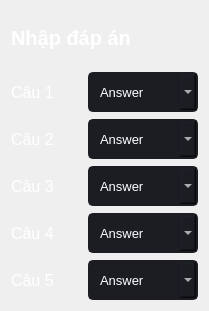
             <widget class="QWidget" name="layoutWidget">
              <property name="geometry">
               <rect>
                <x>0</x>
                <y>68</y>
                <width>193</width>
                <height>311</height>
               </rect>
              </property>
              <layout class="QVBoxLayout" name="verticalLayout_8">
               <property name="spacing">
                <number>7</number>
               </property>
               <item>
                <widget class="QLabel" name="label_18">
                 <property name="palette">
                  <palette>
                   <active>
                    <colorrole role="WindowText">
                     <brush brushstyle="SolidPattern">
                      <color alpha="255">
                       <red>255</red>
                       <green>255</green>
                       <blue>255</blue>
                      </color>
                     </brush>
                    </colorrole>
                    <colorrole role="Button">
                     <brush brushstyle="SolidPattern">
                      <color alpha="255">
                       <red>45</red>
                       <green>45</green>
                       <blue>45</blue>
                      </color>
                     </brush>
                    </colorrole>
                    <colorrole role="Text">
                     <brush brushstyle="SolidPattern">
                      <color alpha="255">
                       <red>255</red>
                       <green>255</green>
                       <blue>255</blue>
                      </color>
                     </brush>
                    </colorrole>
                    <colorrole role="ButtonText">
                     <brush brushstyle="SolidPattern">
                      <color alpha="255">
                       <red>255</red>
                       <green>255</green>
                       <blue>255</blue>
                      </color>
                     </brush>
                    </colorrole>
                    <colorrole role="Base">
                     <brush brushstyle="SolidPattern">
                      <color alpha="255">
                       <red>45</red>
                       <green>45</green>
                       <blue>45</blue>
                      </color>
                     </brush>
                    </colorrole>
                    <colorrole role="Window">
                     <brush brushstyle="SolidPattern">
                      <color alpha="255">
                       <red>45</red>
                       <green>45</green>
                       <blue>45</blue>
                      </color>
                     </brush>
                    </colorrole>
                   </active>
                   <inactive>
                    <colorrole role="WindowText">
                     <brush brushstyle="SolidPattern">
                      <color alpha="255">
                       <red>255</red>
                       <green>255</green>
                       <blue>255</blue>
                      </color>
                     </brush>
                    </colorrole>
                    <colorrole role="Button">
                     <brush brushstyle="SolidPattern">
                      <color alpha="255">
                       <red>45</red>
                       <green>45</green>
                       <blue>45</blue>
                      </color>
                     </brush>
                    </colorrole>
                    <colorrole role="Text">
                     <brush brushstyle="SolidPattern">
                      <color alpha="255">
                       <red>255</red>
                       <green>255</green>
                       <blue>255</blue>
                      </color>
                     </brush>
                    </colorrole>
                    <colorrole role="ButtonText">
                     <brush brushstyle="SolidPattern">
                      <color alpha="255">
                       <red>255</red>
                       <green>255</green>
                       <blue>255</blue>
                      </color>
                     </brush>
                    </colorrole>
                    <colorrole role="Base">
                     <brush brushstyle="SolidPattern">
                      <color alpha="255">
                       <red>45</red>
                       <green>45</green>
                       <blue>45</blue>
                      </color>
                     </brush>
                    </colorrole>
                    <colorrole role="Window">
                     <brush brushstyle="SolidPattern">
                      <color alpha="255">
                       <red>45</red>
                       <green>45</green>
                       <blue>45</blue>
                      </color>
                     </brush>
                    </colorrole>
                   </inactive>
                   <disabled>
                    <colorrole role="WindowText">
                     <brush brushstyle="SolidPattern">
                      <color alpha="255">
                       <red>255</red>
                       <green>255</green>
                       <blue>255</blue>
                      </color>
                     </brush>
                    </colorrole>
                    <colorrole role="Button">
                     <brush brushstyle="SolidPattern">
                      <color alpha="255">
                       <red>45</red>
                       <green>45</green>
                       <blue>45</blue>
                      </color>
                     </brush>
                    </colorrole>
                    <colorrole role="Text">
                     <brush brushstyle="SolidPattern">
                      <color alpha="255">
                       <red>255</red>
                       <green>255</green>
                       <blue>255</blue>
                      </color>
                     </brush>
                    </colorrole>
                    <colorrole role="ButtonText">
                     <brush brushstyle="SolidPattern">
                      <color alpha="255">
                       <red>255</red>
                       <green>255</green>
                       <blue>255</blue>
                      </color>
                     </brush>
                    </colorrole>
                    <colorrole role="Base">
                     <brush brushstyle="SolidPattern">
                      <color alpha="255">
                       <red>45</red>
                       <green>45</green>
                       <blue>45</blue>
                      </color>
                     </brush>
                    </colorrole>
                    <colorrole role="Window">
                     <brush brushstyle="SolidPattern">
                      <color alpha="255">
                       <red>45</red>
                       <green>45</green>
                       <blue>45</blue>
                      </color>
                     </brush>
                    </colorrole>
                   </disabled>
                  </palette>
                 </property>
                 <property name="font">
                  <font>
                   <pointsize>15</pointsize>
                   <weight>75</weight>
                   <bold>true</bold>
                  </font>
                 </property>
                 <property name="styleSheet">
                  <string notr="true">color: rgb(255, 255, 255);</string>
                 </property>
                 <property name="text">
                  <string>Nhập đáp án</string>
                 </property>
                </widget>
               </item>
               <item>
                <layout class="QVBoxLayout" name="verticalLayout_6">
                 <item>
                  <layout class="QHBoxLayout" name="horizontalLayout">
                   <item>
                    <widget class="QLabel" name="label_13">
                     <property name="minimumSize">
                      <size>
                       <width>70</width>
                       <height>30</height>
                      </size>
                     </property>
                     <property name="maximumSize">
                      <size>
                       <width>70</width>
                       <height>30</height>
                      </size>
                     </property>
                     <property name="font">
                      <font>
                       <pointsize>12</pointsize>
                      </font>
                     </property>
                     <property name="mouseTracking">
                      <bool>false</bool>
                     </property>
                     <property name="contextMenuPolicy">
                      <enum>Qt::DefaultContextMenu</enum>
                     </property>
                     <property name="styleSheet">
                      <string notr="true">color: rgb(255, 255, 255);</string>
                     </property>
                     <property name="text">
                      <string>Câu 1</string>
                     </property>
                     <property name="alignment">
                      <set>Qt::AlignLeading|Qt::AlignLeft|Qt::AlignVCenter</set>
                     </property>
                    </widget>
                   </item>
                   <item>
                    <widget class="QComboBox" name="answer1">
                     <property name="minimumSize">
                      <size>
                       <width>110</width>
                       <height>40</height>
                      </size>
                     </property>
                     <property name="font">
                      <font>
                       <family>Segoe UI</family>
                       <pointsize>10</pointsize>
                      </font>
                     </property>
                     <property name="styleSheet">
                      <string notr="true">QComboBox{
	background-color: rgb(27, 29, 35);
	border-radius: 5px;
	border: 2px solid rgb(27, 29, 35);
	padding: 5px;
	padding-left: 10px;
	
	color: rgb(255, 255, 255);
}
QComboBox:hover{
	border: 2px solid rgb(64, 71, 88);
}
QComboBox QAbstractItemView {
	color: rgb(255, 255, 255);	
	background-color: rgb(52, 59, 72);
	padding: 10px;
	selection-background-color: rgb(52, 59, 72);
}
QComboBox::drop-down {
	subcontrol-origin: padding;
	subcontrol-position: top right;
	width: 25px; 
	border-left-width: 3px;
	border-left-color: rgba(39, 44, 54, 150);
	border-left-style: solid;
	border-top-right-radius: 3px;
	border-bottom-right-radius: 3px;	
	background-image: url(:/16x16/icons/16x16/cil-arrow-bottom.png);
	background-position: center;
	background-repeat: no-reperat;
 }</string>
                     </property>
                     <item>
                      <property name="text">
                       <string>Answer</string>
                      </property>
                     </item>
                     <item>
                      <property name="text">
                       <string>A</string>
                      </property>
                     </item>
                     <item>
                      <property name="text">
                       <string>B</string>
                      </property>
                     </item>
                     <item>
                      <property name="text">
                       <string>C</string>
                      </property>
                     </item>
                     <item>
                      <property name="text">
                       <string>D</string>
                      </property>
                     </item>
                     <item>
                      <property name="text">
                       <string>E</string>
                      </property>
                     </item>
                    </widget>
                   </item>
                  </layout>
                 </item>
                 <item>
                  <layout class="QHBoxLayout" name="horizontalLayout_4">
                   <item>
                    <widget class="QLabel" name="label_14">
                     <property name="minimumSize">
                      <size>
                       <width>70</width>
                       <height>30</height>
                      </size>
                     </property>
                     <property name="maximumSize">
                      <size>
                       <width>70</width>
                       <height>30</height>
                      </size>
                     </property>
                     <property name="font">
                      <font>
                       <pointsize>12</pointsize>
                      </font>
                     </property>
                     <property name="mouseTracking">
                      <bool>false</bool>
                     </property>
                     <property name="contextMenuPolicy">
                      <enum>Qt::DefaultContextMenu</enum>
                     </property>
                     <property name="styleSheet">
                      <string notr="true">color: rgb(255, 255, 255);</string>
                     </property>
                     <property name="text">
                      <string>Câu 2</string>
                     </property>
                     <property name="alignment">
                      <set>Qt::AlignLeading|Qt::AlignLeft|Qt::AlignVCenter</set>
                     </property>
                    </widget>
                   </item>
                   <item>
                    <widget class="QComboBox" name="answer2">
                     <property name="minimumSize">
                      <size>
                       <width>110</width>
                       <height>40</height>
                      </size>
                     </property>
                     <property name="font">
                      <font>
                       <family>Segoe UI</family>
                       <pointsize>10</pointsize>
                      </font>
                     </property>
                     <property name="styleSheet">
                      <string notr="true">QComboBox{
	background-color: rgb(27, 29, 35);
	border-radius: 5px;
	border: 2px solid rgb(27, 29, 35);
	padding: 5px;
	padding-left: 10px;
	
	color: rgb(255, 255, 255);
}
QComboBox:hover{
	border: 2px solid rgb(64, 71, 88);
}
QComboBox QAbstractItemView {
	color: rgb(255, 255, 255);	
	background-color: rgb(52, 59, 72);
	padding: 10px;
	selection-background-color: rgb(52, 59, 72);
}
QComboBox::drop-down {
	subcontrol-origin: padding;
	subcontrol-position: top right;
	width: 25px; 
	border-left-width: 3px;
	border-left-color: rgba(39, 44, 54, 150);
	border-left-style: solid;
	border-top-right-radius: 3px;
	border-bottom-right-radius: 3px;	
	background-image: url(:/16x16/icons/16x16/cil-arrow-bottom.png);
	background-position: center;
	background-repeat: no-reperat;
 }</string>
                     </property>
                     <item>
                      <property name="text">
                       <string>Answer</string>
                      </property>
                     </item>
                     <item>
                      <property name="text">
                       <string>A</string>
                      </property>
                     </item>
                     <item>
                      <property name="text">
                       <string>B</string>
                      </property>
                     </item>
                     <item>
                      <property name="text">
                       <string>C</string>
                      </property>
                     </item>
                     <item>
                      <property name="text">
                       <string>D</string>
                      </property>
                     </item>
                     <item>
                      <property name="text">
                       <string>E</string>
                      </property>
                     </item>
                    </widget>
                   </item>
                  </layout>
                 </item>
                 <item>
                  <layout class="QHBoxLayout" name="horizontalLayout_5">
                   <item>
                    <widget class="QLabel" name="label_15">
                     <property name="minimumSize">
                      <size>
                       <width>70</width>
                       <height>30</height>
                      </size>
                     </property>
                     <property name="maximumSize">
                      <size>
                       <width>70</width>
                       <height>30</height>
                      </size>
                     </property>
                     <property name="font">
                      <font>
                       <pointsize>12</pointsize>
                      </font>
                     </property>
                     <property name="mouseTracking">
                      <bool>false</bool>
                     </property>
                     <property name="contextMenuPolicy">
                      <enum>Qt::DefaultContextMenu</enum>
                     </property>
                     <property name="styleSheet">
                      <string notr="true">color: rgb(255, 255, 255);</string>
                     </property>
                     <property name="text">
                      <string>Câu 3</string>
                     </property>
                     <property name="alignment">
                      <set>Qt::AlignLeading|Qt::AlignLeft|Qt::AlignVCenter</set>
                     </property>
                    </widget>
                   </item>
                   <item>
                    <widget class="QComboBox" name="answer3">
                     <property name="minimumSize">
                      <size>
                       <width>110</width>
                       <height>40</height>
                      </size>
                     </property>
                     <property name="font">
                      <font>
                       <family>Segoe UI</family>
                       <pointsize>10</pointsize>
                      </font>
                     </property>
                     <property name="styleSheet">
                      <string notr="true">QComboBox{
	background-color: rgb(27, 29, 35);
	border-radius: 5px;
	border: 2px solid rgb(27, 29, 35);
	padding: 5px;
	padding-left: 10px;
	
	color: rgb(255, 255, 255);
}
QComboBox:hover{
	border: 2px solid rgb(64, 71, 88);
}
QComboBox QAbstractItemView {
	color: rgb(255, 255, 255);	
	background-color: rgb(52, 59, 72);
	padding: 10px;
	selection-background-color: rgb(52, 59, 72);
}
QComboBox::drop-down {
	subcontrol-origin: padding;
	subcontrol-position: top right;
	width: 25px; 
	border-left-width: 3px;
	border-left-color: rgba(39, 44, 54, 150);
	border-left-style: solid;
	border-top-right-radius: 3px;
	border-bottom-right-radius: 3px;	
	background-image: url(:/16x16/icons/16x16/cil-arrow-bottom.png);
	background-position: center;
	background-repeat: no-reperat;
 }</string>
                     </property>
                     <item>
                      <property name="text">
                       <string>Answer</string>
                      </property>
                     </item>
                     <item>
                      <property name="text">
                       <string>A</string>
                      </property>
                     </item>
                     <item>
                      <property name="text">
                       <string>B</string>
                      </property>
                     </item>
                     <item>
                      <property name="text">
                       <string>C</string>
                      </property>
                     </item>
                     <item>
                      <property name="text">
                       <string>D</string>
                      </property>
                     </item>
                     <item>
                      <property name="text">
                       <string>E</string>
                      </property>
                     </item>
                    </widget>
                   </item>
                  </layout>
                 </item>
                 <item>
                  <layout class="QHBoxLayout" name="horizontalLayout_6">
                   <item>
                    <widget class="QLabel" name="label_16">
                     <property name="minimumSize">
                      <size>
                       <width>70</width>
                       <height>30</height>
                      </size>
                     </property>
                     <property name="maximumSize">
                      <size>
                       <width>70</width>
                       <height>30</height>
                      </size>
                     </property>
                     <property name="font">
                      <font>
                       <pointsize>12</pointsize>
                      </font>
                     </property>
                     <property name="mouseTracking">
                      <bool>false</bool>
                     </property>
                     <property name="contextMenuPolicy">
                      <enum>Qt::DefaultContextMenu</enum>
                     </property>
                     <property name="styleSheet">
                      <string notr="true">color: rgb(255, 255, 255);</string>
                     </property>
                     <property name="text">
                      <string>Câu 4</string>
                     </property>
                     <property name="alignment">
                      <set>Qt::AlignLeading|Qt::AlignLeft|Qt::AlignVCenter</set>
                     </property>
                    </widget>
                   </item>
                   <item>
                    <widget class="QComboBox" name="answer4">
                     <property name="minimumSize">
                      <size>
                       <width>110</width>
                       <height>40</height>
                      </size>
                     </property>
                     <property name="font">
                      <font>
                       <family>Segoe UI</family>
                       <pointsize>10</pointsize>
                      </font>
                     </property>
                     <property name="styleSheet">
                      <string notr="true">QComboBox{
	background-color: rgb(27, 29, 35);
	border-radius: 5px;
	border: 2px solid rgb(27, 29, 35);
	padding: 5px;
	padding-left: 10px;
	
	color: rgb(255, 255, 255);
}
QComboBox:hover{
	border: 2px solid rgb(64, 71, 88);
}
QComboBox QAbstractItemView {
	color: rgb(255, 255, 255);	
	background-color: rgb(52, 59, 72);
	padding: 10px;
	selection-background-color: rgb(52, 59, 72);
}
QComboBox::drop-down {
	subcontrol-origin: padding;
	subcontrol-position: top right;
	width: 25px; 
	border-left-width: 3px;
	border-left-color: rgba(39, 44, 54, 150);
	border-left-style: solid;
	border-top-right-radius: 3px;
	border-bottom-right-radius: 3px;	
	background-image: url(:/16x16/icons/16x16/cil-arrow-bottom.png);
	background-position: center;
	background-repeat: no-reperat;
 }</string>
                     </property>
                     <item>
                      <property name="text">
                       <string>Answer</string>
                      </property>
                     </item>
                     <item>
                      <property name="text">
                       <string>A</string>
                      </property>
                     </item>
                     <item>
                      <property name="text">
                       <string>B</string>
                      </property>
                     </item>
                     <item>
                      <property name="text">
                       <string>C</string>
                      </property>
                     </item>
                     <item>
                      <property name="text">
                       <string>D</string>
                      </property>
                     </item>
                     <item>
                      <property name="text">
                       <string>E</string>
                      </property>
                     </item>
                    </widget>
                   </item>
                  </layout>
                 </item>
                 <item>
                  <layout class="QHBoxLayout" name="horizontalLayout_7">
                   <item>
                    <widget class="QLabel" name="label_17">
                     <property name="minimumSize">
                      <size>
                       <width>70</width>
                       <height>30</height>
                      </size>
                     </property>
                     <property name="maximumSize">
                      <size>
                       <width>70</width>
                       <height>30</height>
                      </size>
                     </property>
                     <property name="font">
                      <font>
                       <pointsize>12</pointsize>
                      </font>
                     </property>
                     <property name="mouseTracking">
                      <bool>false</bool>
                     </property>
                     <property name="contextMenuPolicy">
                      <enum>Qt::DefaultContextMenu</enum>
                     </property>
                     <property name="styleSheet">
                      <string notr="true">color: rgb(255, 255, 255);</string>
                     </property>
                     <property name="text">
                      <string>Câu 5</string>
                     </property>
                     <property name="alignment">
                      <set>Qt::AlignLeading|Qt::AlignLeft|Qt::AlignVCenter</set>
                     </property>
                    </widget>
                   </item>
                   <item>
                    <widget class="QComboBox" name="answer5">
                     <property name="minimumSize">
                      <size>
                       <width>110</width>
                       <height>40</height>
                      </size>
                     </property>
                     <property name="font">
                      <font>
                       <family>Segoe UI</family>
                       <pointsize>10</pointsize>
                      </font>
                     </property>
                     <property name="styleSheet">
                      <string notr="true">QComboBox{
	background-color: rgb(27, 29, 35);
	border-radius: 5px;
	border: 2px solid rgb(27, 29, 35);
	padding: 5px;
	padding-left: 10px;
	
	color: rgb(255, 255, 255);
}
QComboBox:hover{
	border: 2px solid rgb(64, 71, 88);
}
QComboBox QAbstractItemView {
	color: rgb(255, 255, 255);	
	background-color: rgb(52, 59, 72);
	padding: 10px;
	selection-background-color: rgb(52, 59, 72);
}
QComboBox::drop-down {
	subcontrol-origin: padding;
	subcontrol-position: top right;
	width: 25px; 
	border-left-width: 3px;
	border-left-color: rgba(39, 44, 54, 150);
	border-left-style: solid;
	border-top-right-radius: 3px;
	border-bottom-right-radius: 3px;	
	background-image: url(:/16x16/icons/16x16/cil-arrow-bottom.png);
	background-position: center;
	background-repeat: no-reperat;
 }</string>
                     </property>
                     <item>
                      <property name="text">
                       <string>Answer</string>
                      </property>
                     </item>
                     <item>
                      <property name="text">
                       <string>A</string>
                      </property>
                     </item>
                     <item>
                      <property name="text">
                       <string>B</string>
                      </property>
                     </item>
                     <item>
                      <property name="text">
                       <string>C</string>
                      </property>
                     </item>
                     <item>
                      <property name="text">
                       <string>D</string>
                      </property>
                     </item>
                     <item>
                      <property name="text">
                       <string>E</string>
                      </property>
                     </item>
                    </widget>
                   </item>
                  </layout>
                 </item>
                </layout>
               </item>
              </layout>
             </widget>
